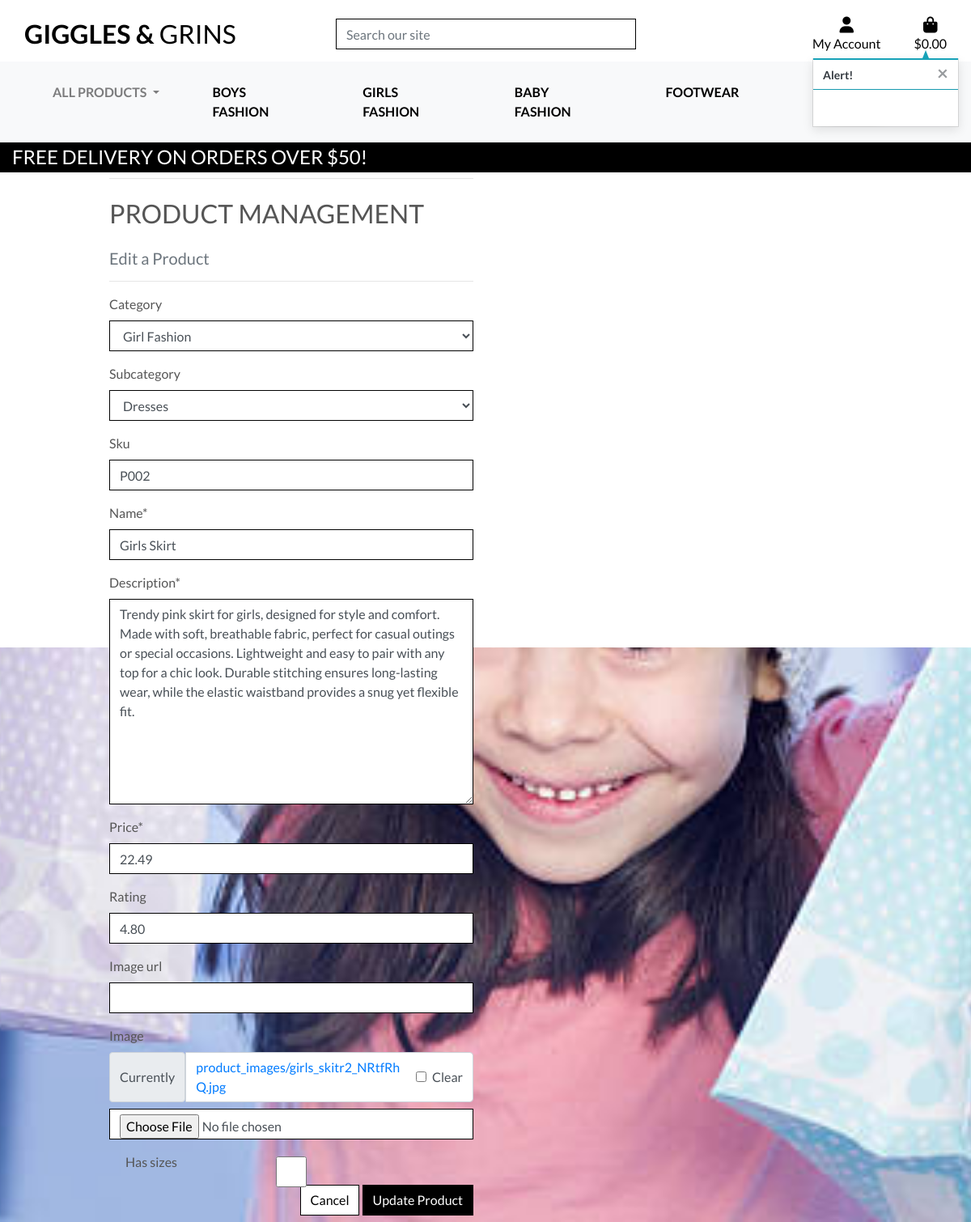
The app's page /products/edit/2/ with its own data.
### products/models.py (models this page shows, shortened)
class Product(models.Model):
    category = models.ForeignKey('Category', null=True, blank=True, on_delete=models.SET_NULL)
    subcategory = models.ForeignKey('Subcategory', null=True, blank=True, on_delete=models.SET_NULL, related_name="products")
    sku = models.CharField(max_length=254, null=True, blank=True)
    name = models.CharField(max_length=254)
    description = models.TextField()
    has_sizes = models.BooleanField(default=False, null=True, blank=True)
    price = models.DecimalField(max_digits=6, decimal_places=2)
    rating = models.DecimalField(max_digits=6, decimal_places=2, null=True, blank=True)
    image_url = models.URLField(max_length=1024, null=True, blank=True)
    image = models.ImageField(upload_to='product_images/', blank=True, null=True)
    has_sizes = models.BooleanField(default=True)

class Category(models.Model):
    name = models.CharField(max_length=254)
    friendly_name = models.CharField(max_length=254, null=True, blank=True)
    description = models.TextField(null=True, blank=True)
    def __str__(self):
        return self.name
    class Meta:
        verbose_name_plural = 'Categories'

class Subcategory(models.Model):
    category = models.ForeignKey(Category, on_delete=models.CASCADE, related_name="subcategories")
    name = models.CharField(max_length=254)
    friendly_name = models.CharField(max_length=255, null=True, blank=True)
    description = models.TextField(null=True, blank=True)
    def __str__(self):
        return self.name

### products/views.py (the view)
# urls.py: path('edit/<int:product_id>/', views.edit_product, name='edit_product'),
def edit_product(request, product_id):
    product = get_object_or_404(Product, pk=product_id)
    if request.method == 'POST':
        form = ProductForm(request.POST, request.FILES, instance=product)
        if form.is_valid():
            form.save()
            messages.success(request, 'Successfully updated product!')
            return redirect(reverse('product_detail', args=[product.id]))
        else:
            messages.error(request, 'Failed to update product. Please ensure the form is valid.')
    else:
        form = ProductForm(instance=product)
        messages.info(request, f'You are editing {product.name}')
    template = 'products/edit_product.html'
    context = {
        'form': form,
        'product': product,
    }
    return render(request, template, context)

### products/forms.py
class ProductForm(forms.ModelForm):
    class Meta:
        model = Product
        fields = '__all__'
    def __init__(self, *args, **kwargs):
        super().__init__(*args, **kwargs)
        for field_name, field in self.fields.items():
            field.widget.attrs['class'] = 'form-control border-black rounded-0'
        self.fields['category'].queryset = Category.objects.all()
        self.fields['category'].empty_label = None
        self.fields['subcategory'].queryset = Subcategory.objects.all()
        self.fields['category'].widget.attrs['placeholder'] = 'Select a category'
        self.fields['subcategory'].widget.attrs['placeholder'] = 'Select a subcategory'

### bag/contexts.py (called while the page is built, shortened)
def bag_contents(request):
    bag_items = []
    total = 0
    product_count = 0
    bag = request.session.get('bag', {})
    if total < settings.FREE_DELIVERY_THRESHOLD:
        delivery = total * Decimal(settings.STANDARD_DELIVERY_PERCENTAGE / 100)
        free_delivery_delta = settings.FREE_DELIVERY_THRESHOLD - total
    else:
        delivery = 0
        free_delivery_delta = 0
    grand_total = delivery + total
    context = {
        'bag_items': bag_items,
        'total': total,
        'product_count': product_count,
        'delivery': delivery,
        'free_delivery_delta': free_delivery_delta,
        'free_delivery_threshold': settings.FREE_DELIVERY_THRESHOLD,
        'grand_total': grand_total,
    }
    return context

### products/context_processors.py (called while the page is built)
def categories_with_subcategories(request):
    categories = Category.objects.prefetch_related("subcategories").all()
    return {"categories_with_subcategories": categories}

### products/templates/products/edit_product.html (shortened to what this page needs)
{% extends "base.html" %}
{% load static %}
{% block page_header %}
    <div class="container header-container">
    </div>
{% endblock %}
{% block content %}
    <div class="overlay"></div>
    <div class="container">
        <div class="row">
            <div class="col-12 col-md-6">
                <hr>
                <h2 class="logo-font mb-4">Product Management</h2>
                <h5 class="text-muted">Edit a Product</h5>
                <hr>
            </div>
        </div>
        <div class="row">
            <div class="col-12 col-md-6">
                <form method="POST" action="{% url 'edit_product' product.id %}" class="form mb-2" enctype="multipart/form-data">
                    {{ form | crispy }}
                    <div class="text-right">
                        <a class="btn btn-outline-black rounded-0" href="{% url 'products' %}">Cancel</a>
                        <button class="btn btn-black rounded-0" type="submit">Update Product</button>
                    </div>
                </form>
            </div>
        </div>
    </div>
{% endblock %}

### static/css/base.css (style rules this page uses)
html { height: 100%; margin: 0; padding: 0; }
body { background: url('/media/bckground_img.jpg') no-repeat center center fixed; background-size: cover; background-color: #ADD8E6; color: #555; font-family: 'Lato'; height: 100vh; }
.container { margin-top: 20px; }
.logo-font { text-transform: uppercase; text-align: left; }
h2.logo-font { margin-top:1.5rem ; }
.btn-black { background: black; color: white; }
.btn-outline-black { background: white; color: black !important; border: 1px solid black; }
.border-black { border: 1px solid black !important; }
.overlay { height: 100%; width: 100%; top: 0; left: 0; position: fixed; background: white; z-index: -1; height: 100vh; width: 100vw; }
@media (min-width: 1200px) { .container { max-width: 80%; } }
@media (min-width: 992px) { .header-container { padding-top: 164px; } }

### records on screen
Product: category "Girl Fashion", subcategory "Dresses", sku "P002", description "Trendy pink skirt for girls, designed for style and comfort. Made with soft, breathable fabric, perfect for casual outings or special occasions. Lightweight and easy to pair with any top for a chic look. Durable stitching ensures long-lasting wear, while the elastic waistband provides a snug yet flexible fit.", price "22.49", rating "4.80"
Category: name "Girls Skirt"

### other values on screen
{{ free_delivery_threshold }} "50"
